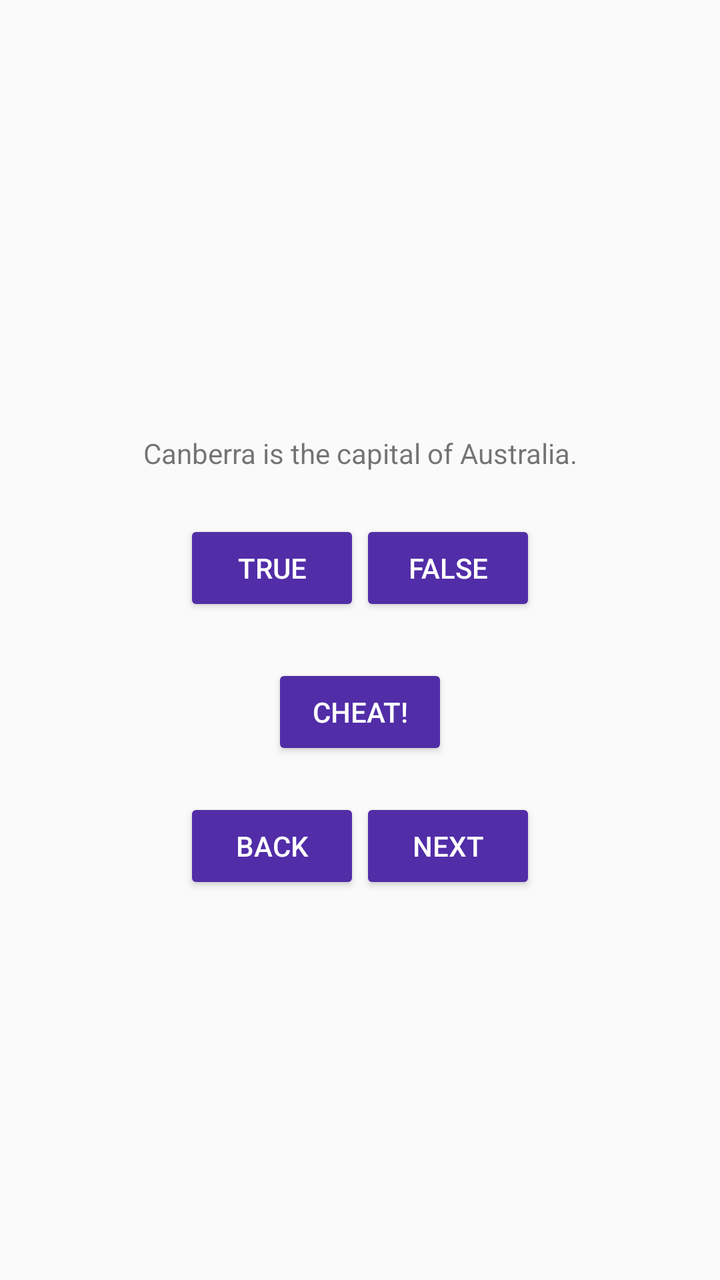
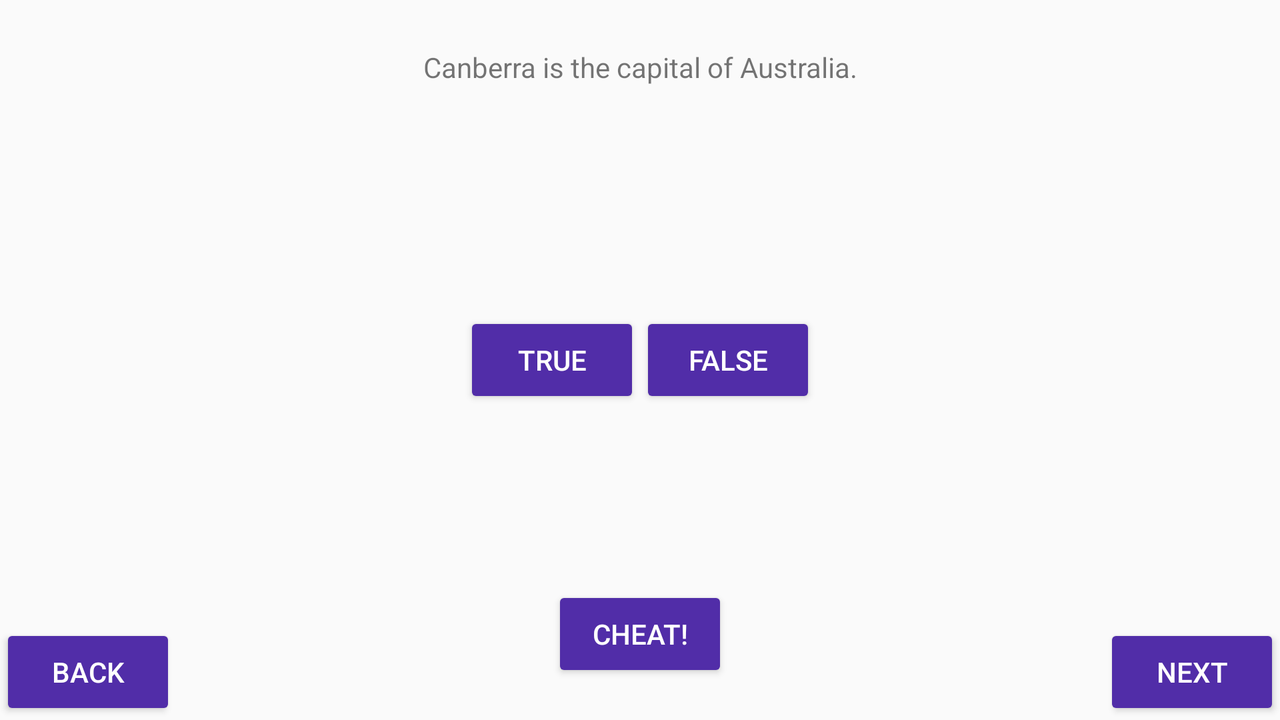

First picture: res/layout/ on a phone held upright. Second picture: the repository's own variant of that layout, on a device whose configuration matches the variant's folder. Source for both follows.
<!-- AndroidManifest.xml: application theme AppTheme -->
<!-- res/layout/activity_main.xml -->
<?xml version="1.0" encoding="utf-8"?>
<LinearLayout xmlns:android="http://schemas.android.com/apk/res/android"
    xmlns:tools="http://schemas.android.com/tools"
    android:layout_width="match_parent"
    android:layout_height="match_parent"
    android:gravity="center"
    android:orientation="vertical">

    <TextView
        android:id="@+id/question_text_view"
        android:layout_width="wrap_content"
        android:layout_height="wrap_content"
        android:gravity="center"
        android:padding="24dp"
        tools:text="@string/question_australia" />

    <LinearLayout
        android:layout_width="wrap_content"
        android:layout_height="wrap_content">

        <Button
            android:id="@+id/true_button"
            android:layout_width="wrap_content"
            android:layout_height="wrap_content"
            android:theme="@style/Buttons"
            android:text="@string/true_button" />

        <Button
            android:id="@+id/false_button"
            android:layout_width="wrap_content"
            android:layout_height="wrap_content"
            android:text="@string/false_button"
            android:theme="@style/Buttons" />

    </LinearLayout>

    <Button
        android:id="@+id/cheat_button"
        android:layout_width="wrap_content"
        android:layout_height="wrap_content"
        android:layout_marginTop="24dp"
        android:theme="@style/Buttons"
        android:text="@string/cheat_button" />

    <TextView
        android:id="@+id/tips_text_view"
        android:layout_width="wrap_content"
        android:layout_height="wrap_content" />

    <LinearLayout
        android:layout_width="wrap_content"
        android:layout_height="wrap_content"
        android:orientation="horizontal">

        <Button
            android:id="@+id/back_button"
            android:layout_width="wrap_content"
            android:layout_height="wrap_content"
            android:drawableStart="@drawable/arrow_left"
            android:drawablePadding="4dp"
            android:theme="@style/Buttons"
            android:text="@string/back_button" />

        <Button
            android:id="@+id/next_button"
            android:layout_width="wrap_content"
            android:layout_height="wrap_content"
            android:drawableEnd="@drawable/arrow_right"
            android:drawablePadding="4dp"
            android:theme="@style/Buttons"
            android:text="@string/next_button" />
    </LinearLayout>

</LinearLayout>
<!-- resources referenced by this layout -->
<resources>
  <string name="back_button">Back</string>
  <string name="cheat_button">Cheat!</string>
  <string name="false_button">False</string>
  <string name="next_button">Next</string>
  <string name="question_australia">Canberra is the capital of Australia.</string>
  <string name="true_button">True</string>
  <style name="Buttons" parent="Theme.AppCompat.Light.DarkActionBar">
          <item name="android:backgroundTint">@color/colorButtonBackground</item>
          <item name="android:textColor">@color/colorButtonText</item>
      </style>
  <style name="AppTheme" parent="Theme.AppCompat.Light.DarkActionBar">
          
          <item name="colorPrimary">@color/colorPrimary</item>
          <item name="colorPrimaryDark">@color/colorPrimaryDark</item>
          <item name="colorAccent">@color/colorAccent</item>
      </style>
  <color name="colorButtonBackground">#512DA8</color>
  <color name="colorButtonText">#FFFFFF</color>
  <color name="colorPrimary">#512DA8</color>
  <color name="colorPrimaryDark">#303F9F</color>
  <color name="colorAccent">#D81B60</color>
</resources>
<!-- res/layout-land/activity_main.xml (the repository's variant of the layout above) -->
<!-- drawn on the phone turned sideways -->
<?xml version="1.0" encoding="utf-8"?>
<FrameLayout xmlns:android="http://schemas.android.com/apk/res/android"
             xmlns:tools="http://schemas.android.com/tools"
             android:layout_width="match_parent"
             android:layout_height="match_parent" >

    <TextView
            android:id="@+id/question_text_view"
            android:layout_width="wrap_content"
            android:layout_height="wrap_content"
            android:gravity="center"
            android:layout_gravity="center_horizontal"
            android:padding="24dp"
            tools:text="@string/question_australia"/>

    <LinearLayout
            android:layout_width="wrap_content"
            android:layout_height="wrap_content"
            android:layout_gravity="center_vertical|center_horizontal">

        <Button
            android:id="@+id/true_button"
            android:layout_width="wrap_content"
            android:layout_height="wrap_content"
            android:theme="@style/Buttons"
            android:text="@string/true_button"/>

        <Button
            android:id="@+id/false_button"
            android:layout_width="wrap_content"
            android:layout_height="wrap_content"
            android:theme="@style/Buttons"
            android:text="@string/false_button"/>

    </LinearLayout>

    <LinearLayout
        android:layout_width="wrap_content"
        android:layout_height="wrap_content"
        android:layout_gravity="bottom|center_horizontal"
        android:orientation="vertical">

        <Button
            android:id="@+id/cheat_button"
            android:layout_width="wrap_content"
            android:layout_height="wrap_content"
            android:layout_gravity="bottom|center_horizontal"
            android:text="@string/cheat_button"
            android:theme="@style/Buttons" />

        <TextView
            android:id="@+id/tips_text_view"
            android:layout_width="wrap_content"
            android:layout_height="wrap_content"
            android:layout_gravity="bottom|center_horizontal" />
    </LinearLayout>

    <Button
        android:id="@+id/next_button"
        android:layout_width="wrap_content"
        android:layout_height="wrap_content"
        android:layout_gravity="bottom|right"
        android:text="@string/next_button"
        android:theme="@style/Buttons"
        android:drawableEnd="@drawable/arrow_right"
        android:drawablePadding="4dp"/>

    <Button
        android:id="@+id/back_button"
        android:layout_width="wrap_content"
        android:layout_height="wrap_content"
        android:drawableStart="@drawable/arrow_left"
        android:drawablePadding="4dp"
        android:text="@string/back_button"
        android:layout_gravity="bottom|left"
        android:theme="@style/Buttons" />

</FrameLayout>
